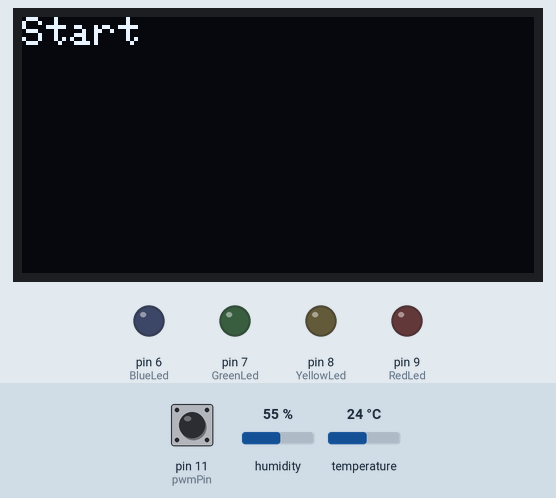
Simulated run of this sketch. Board: Arduino Uno, built with avr-gcc and run on an emulated ATmega328P. On the bench: 128×64 one-colour display, output pins drawn as LEDs (lit = HIGH). The test bench sets the inputs (shaded band); at power-on: pin 11 (pwmPin) LOW, humidity 55 %, temperature 24 °C. The display library's start-up logo is not drawn; what the sketch prints to the serial monitor is not drawn.

Above: at 3.2 s.
3.3 s: pin 11 (pwmPin) pulsed HIGH 2 times (0.12 s each, 0.3 s apart)
At 3.8 s:
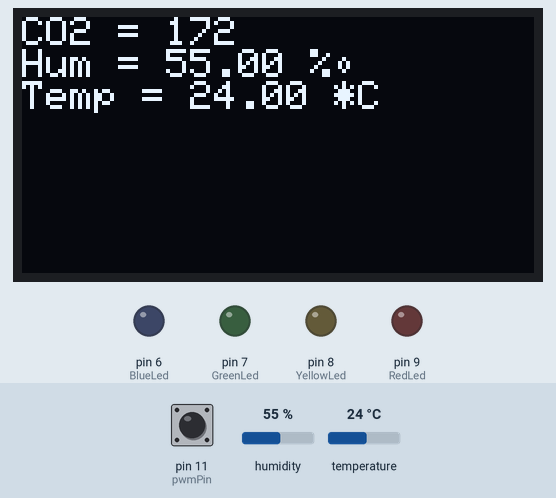
At 6.5 s:
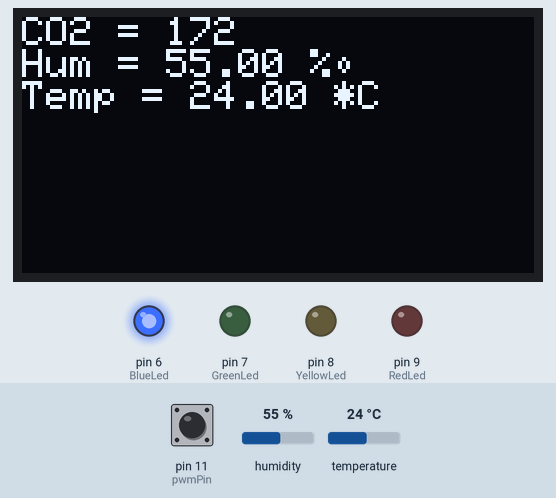
Timing chart, 0 to 8.0 s (numbered marks = the images above; inputs shaded):
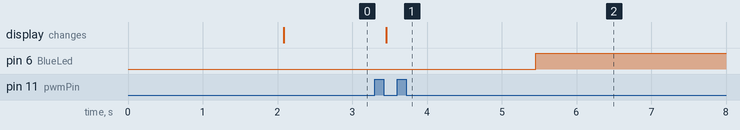

Measured:
- after the input at 3.3 s, pin 6 (BlueLed): LOW → HIGH after 2.2 s; the display: changes after 0.16 s (image 1)

The sketch:

z19_co2_new_hum.ino
```cpp
#include <Wire.h>
#include <Adafruit_GFX.h>
#include <Adafruit_SSD1306.h>
#include <DHT.h>

#define DHTPIN 12
#define DHTTYPE DHT22

DHT dht(DHTPIN, DHTTYPE);

#define pwmPin 11
// #define LedPin 13

#define RedLed    9
#define YellowLed 8
#define GreenLed  7
#define BlueLed   6

#define OLED_MOSI  3
#define OLED_CLK   2
#define OLED_DC    5
#define OLED_CS    1
#define OLED_RESET 4
Adafruit_SSD1306 display(OLED_MOSI, OLED_CLK, OLED_DC, OLED_RESET, OLED_CS);

#define GOOD_LVL  800
#define NORMAL_LVL 1000
#define BAD_LVL 1500

int prevVal = LOW;
long th, tl, h, l, ppm;

void setup() {
  Serial.begin(9600);
  display.begin(SSD1306_SWITCHCAPVCC);

  display.display();
  delay(2000);

  display.clearDisplay();

  display.setTextSize(1);
  display.setTextColor(WHITE);
  display.setCursor(0,0);
  display.println("Start");
  display.display();

  pinMode(pwmPin, INPUT);
  //pinMode(LedPin, OUTPUT);
  pinMode(RedLed, OUTPUT);
  pinMode(YellowLed, OUTPUT);
  pinMode(GreenLed, OUTPUT);
  pinMode(BlueLed, OUTPUT);
  digitalWrite(BlueLed, LOW);
  digitalWrite(GreenLed, LOW);
  digitalWrite(YellowLed, LOW);
  digitalWrite(RedLed, LOW);

  dht.begin();
}

void loop() {
  display.clearDisplay();
  display.setCursor(0,0);

  long tt = millis();
  int myVal = digitalRead(pwmPin);

  //Если обнаружили изменение
  if (myVal == HIGH) {
    // digitalWrite(LedPin, HIGH);
    if (myVal != prevVal) {
      h = tt;
      tl = h - l;
      prevVal = myVal;
    }
  }  else {
    // digitalWrite(LedPin, LOW);
    if (myVal != prevVal) {
      l = tt;
      th = l - h;
      prevVal = myVal;
      ppm = 5000 * (th - 2) / (th + tl - 4);

      float hum = dht.readHumidity();
      float temp = dht.readTemperature();
      if (isnan(hum) || isnan(temp)) {
        Serial.println("Failed to read from DHT sensor!");
        return;
      }

      Serial.println("PPM = " + String(ppm));
      display.print("CO2 = ");
      display.println(String(ppm));

      display.print("Hum = ");
      display.print(String(hum));
      display.println(" %\t");

      display.print("Temp = ");
      display.print(String(temp));
      display.println(" *C");

      display.display();
       delay(2000);

      if (ppm < GOOD_LVL) {
        digitalWrite(BlueLed, HIGH);
        digitalWrite(GreenLed, LOW);
        digitalWrite(YellowLed, LOW);
        digitalWrite(RedLed, LOW);
      };

      if ((ppm > GOOD_LVL) && (ppm < NORMAL_LVL)) {
         digitalWrite(BlueLed, LOW);
         digitalWrite(GreenLed, HIGH);
         digitalWrite(YellowLed, LOW);
         digitalWrite(RedLed, LOW);
      };

       if ((ppm > NORMAL_LVL) && (ppm < BAD_LVL)) {
         digitalWrite(BlueLed, LOW);
         digitalWrite(GreenLed, LOW);
         digitalWrite(YellowLed, HIGH);
         digitalWrite(RedLed, LOW);
      };

       if (ppm > BAD_LVL) {
         digitalWrite(BlueLed, LOW);
         digitalWrite(GreenLed, LOW);
         digitalWrite(YellowLed, LOW);
         digitalWrite(RedLed, HIGH);
      };

    }
  }

}
```
